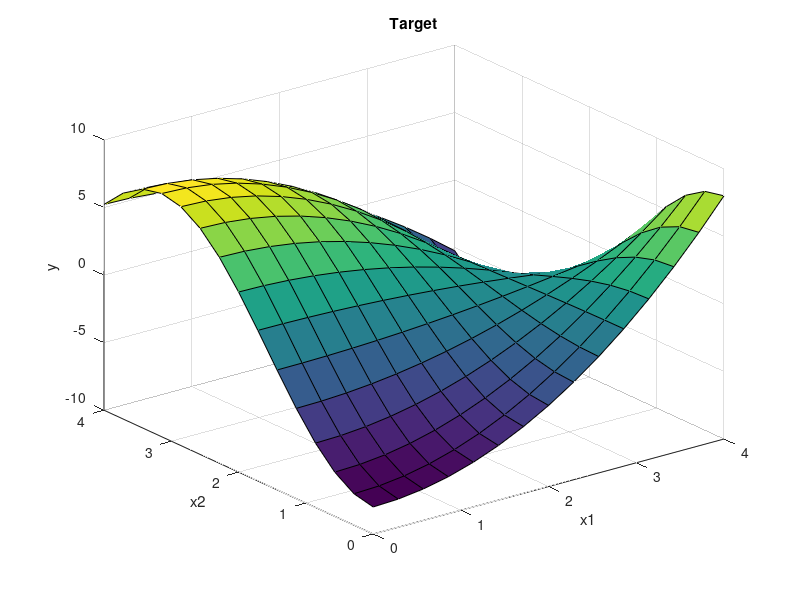

Write the MATLAB code that produced this figure.
%Побудова графіка функції y=(x1^2-8)*cos(x2)
%в області x1є[0,4] и x2є[0,4].
n=15;
x1=0:4/(n-1):4;
x2=0:4/(n-1):4;
y=zeros(n,n);
for j=1:n
y(j,:)=(x1.^2-8)*cos(x2(j));
end
surf(x1,x2,y)
xlabel('x1')
ylabel('x2')
zlabel('y')
title('Target');